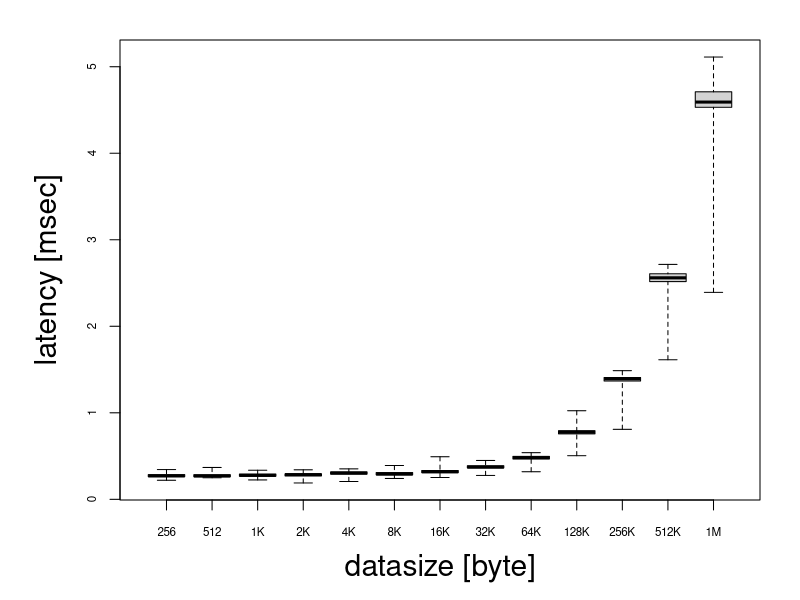
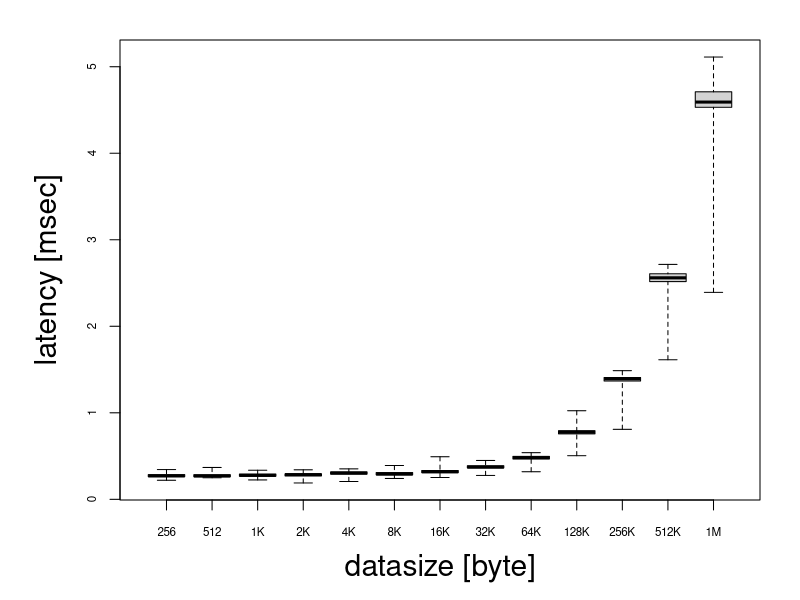
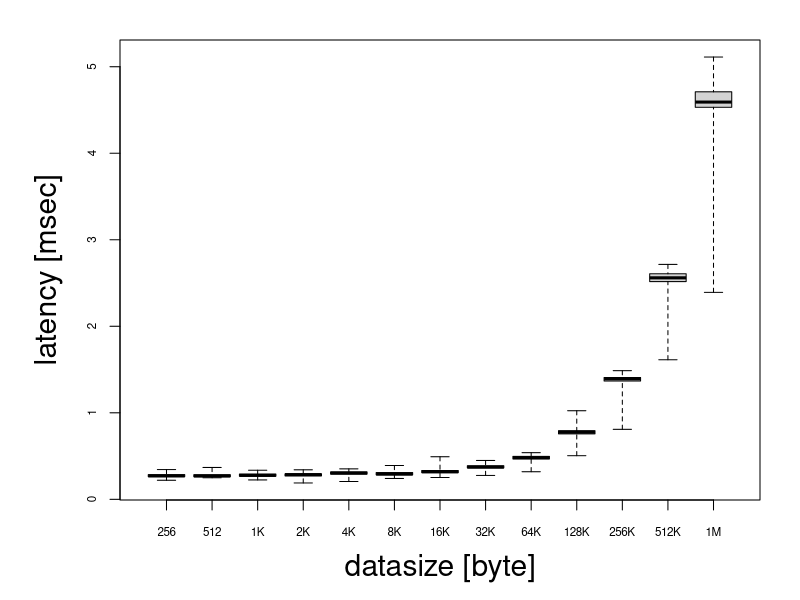

Source code (R) for these figures, in order:
## read file data
d1 <- read.table("./transport_time/transport_time_256byte.txt")
d2 <- read.table("./transport_time/transport_time_512byte.txt")
d3 <- read.table("./transport_time/transport_time_1Kbyte.txt")
d4 <- read.table("./transport_time/transport_time_2Kbyte.txt")
d5 <- read.table("./transport_time/transport_time_4Kbyte.txt")
d6 <- read.table("./transport_time/transport_time_8Kbyte.txt")
d7 <- read.table("./transport_time/transport_time_16Kbyte.txt")
d8 <- read.table("./transport_time/transport_time_32Kbyte.txt")
d9 <- read.table("./transport_time/transport_time_64Kbyte.txt")
d10 <- read.table("./transport_time/transport_time_128Kbyte.txt")
d11 <- read.table("./transport_time/transport_time_256Kbyte.txt")
d12 <- read.table("./transport_time/transport_time_512Kbyte.txt")
d13 <- read.table("./transport_time/transport_time_1Mbyte.txt")
#d14 <- read.table("./transport_time/transport_time_2Mbyte.txt")
#d15 <- read.table("./transport_time/transport_time_4Mbyte.txt")

## marge data.frames
data <- cbind(d1, d2, d3, d4, d5, d6, d7, d8, d9, d10, d11, d12, d13) 

data <- data[11:110,]                  # extract 100 samples from 120 samples

data <- data * 1000                    # convert unit from sec to msec

## define item's name
colnames(data) <- c("256", "512", "1K", "2K", "4K", "8K", "16K", "32K", "64K", "128K", "256K", "512K", "1M")              


## graphic function
simple_BoxPlot <- function(data) {
    par(
        mar=c(5,6,2,2),                     # margin
        font.lab=1,                        # label font
        font.axis=1,                       # axis font
        cex.lab=1.8,                        # label font size
        cex.axis=0.7                       # axis font size
    )
    boxplot(
        data,
        xlab="datasize [byte]",             # x-axis label
        ylab="latency [msec]",              # y-axis label
#        ylim=c(0, 6),                     # y-axis data span
        range = 0                          # include outliers into boxplot
    )
}


## output file as pdf
pdf("simple_BoxPlot.pdf")            # start rendering graph as "BoxPlot.pdf"
simple_BoxPlot(data)
dev.off()                               # close rendering

## output file as eps
postscript("simple_BoxPlot.eps", horizontal = F, width = 10, height = 6)
simple_BoxPlot(data)
dev.off()

## output file as png
png("simple_BoxPlot.png", width = 600, height =400)
simple_BoxPlot(data)
dev.off()
